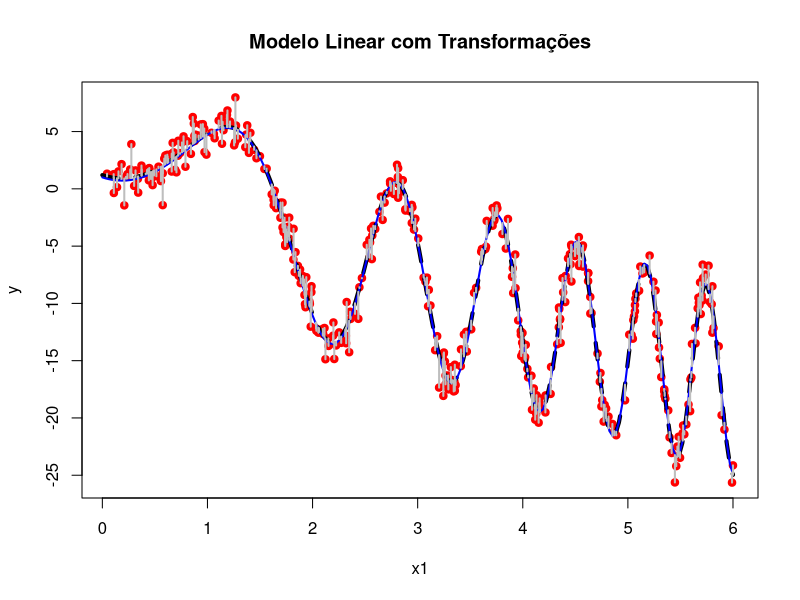
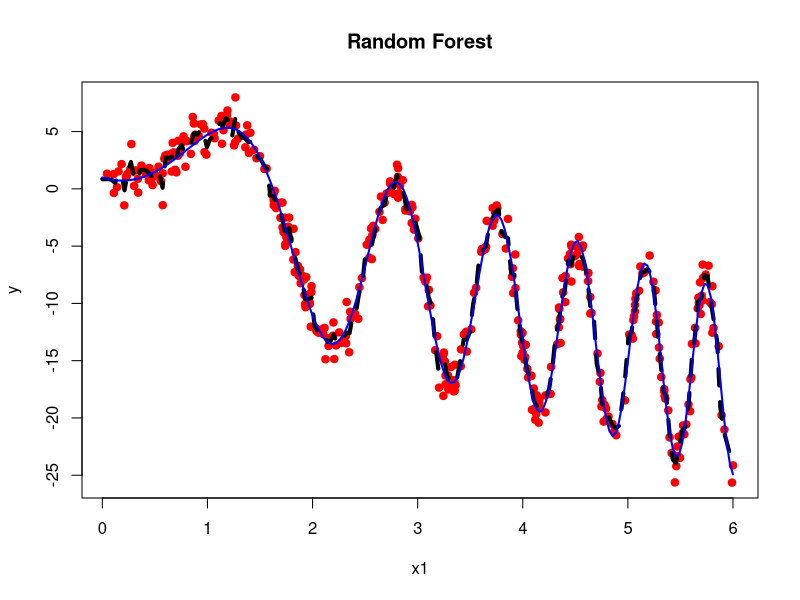

Reproduce these figures in R, in order.
# -------------------------------------------------------------
# Simulação de Dados e Comparação: Regressão Linear vs Random Forest
# -------------------------------------------------------------
set.seed(1056)                     # Garantir reprodutibilidade
nobs <- 400                        # Número de observações

# -------------------------------------------------------------
# 1. Geração dos Dados
# -------------------------------------------------------------
x1 <- runif(nobs, 0, 6)            # Covariável uniforme entre 0 e 6
mu <- 1 - 3 * x1 + 8 * sin(x1^2)   # Linha verdadeira (modelo gerador)
y <- rnorm(nobs, mu, sd=1)         # Variável resposta com ruído normal

# -------------------------------------------------------------
# 2. Ajuste do Modelo Linear com Transformações Não-lineares
# -------------------------------------------------------------
fit <- lm(y ~ x1 + I(x1^3) + I(sin(x1^2)))  # Ajuste do modelo linear
summary(fit)                                # Resumo do ajuste

# Predição no grid
xx <- seq(0, 6, length = 200)
ypred <- predict(fit, newdata = list(x1 = xx), type = "response")

# Visualização do ajuste
plot(x1, y, pch = 19, col = "red", main = "Modelo Linear com Transformações")
lines(xx, ypred, col = 'black', lwd = 4, lty = 2)             # Linha predita pelo modelo
lines(xx, 1 - 3 * xx + 8 * sin(xx^2), col = 'blue', lwd = 2)  # Linha verdadeira
segments(x1, fitted(fit), x1, y, lwd = 2, col = "gray")       # Resíduos

# -------------------------------------------------------------
# 3. Ajuste com Random Forest
# -------------------------------------------------------------
library(randomForest)
fitRF <- randomForest(y ~ x1)       # Ajuste com Random Forest
print(fitRF)                        # Exibe resumo do modelo

# Predição no grid
ypredRF <- predict(fitRF, newdata = list(x1 = xx), type = "response")

# Visualização do ajuste
plot(x1, y, pch = 19, col = "red", main = "Random Forest")
lines(xx, ypredRF, col = 'black', lwd = 4, lty = 2)            # Linha predita pelo RF
lines(xx, 1 - 3 * xx + 8 * sin(xx^2), col = 'blue', lwd = 2)   # Linha verdadeira
#segments(x1, fitRF$predicted, x1, y, lwd = 2, col = "gray")    # Resíduos
